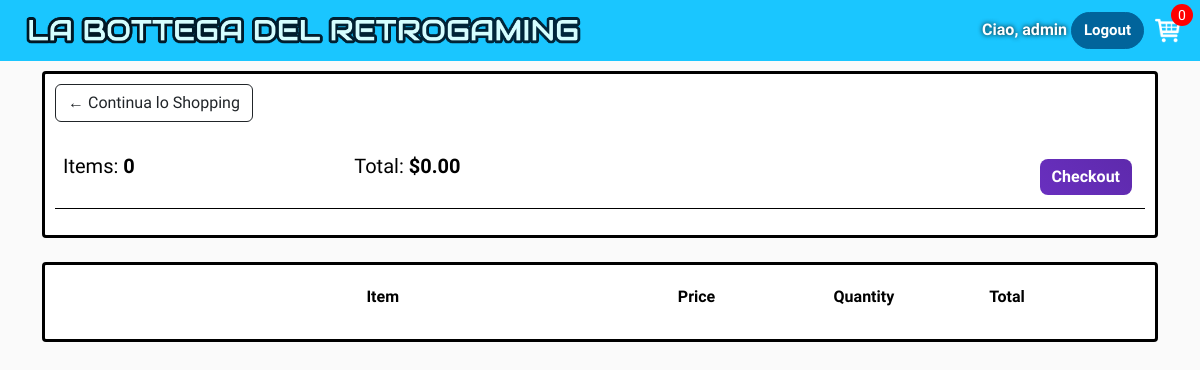
The app's page /cart/ (signed in), older data.
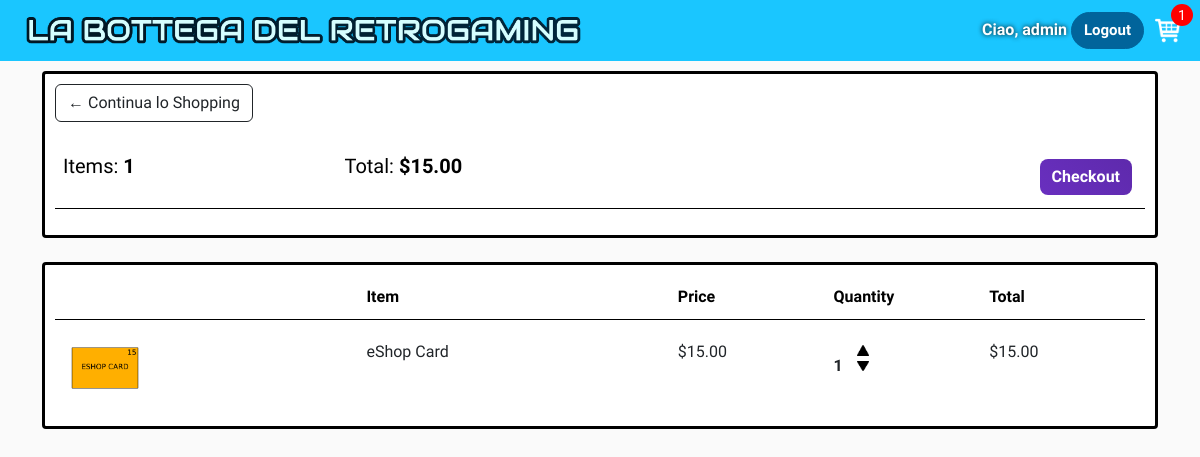
The same page, newer data.
### bottega_retrogaming/models.py (models this page shows, shortened)
class Order(models.Model):
    customer = models.ForeignKey(settings.AUTH_USER_MODEL, on_delete=models.SET_NULL, blank=True, null=True)
    date_ordered = models.DateTimeField(auto_now_add=True)
    complete = models.BooleanField(default=False)
    transaction_id = models.CharField(max_length=100, null=True)
    @property
    def get_cart_total(self):
        orderitems = self.orderitem_set.all()
        total = sum(item.get_total for item in orderitems)
        return total
    @property
    def get_cart_items(self):
        orderitems = self.orderitem_set.all()
        total = sum(item.quantity for item in orderitems)
        return total

class OrderItem(models.Model):
    product = models.ForeignKey(Product, on_delete=models.SET_NULL, null=True)
    order = models.ForeignKey(Order, on_delete=models.SET_NULL, null=True)
    quantity = models.IntegerField(default=0, null=True, blank=True)
    date_added = models.DateTimeField(auto_now_add=True)
    @property
    def get_total(self):
        total = self.product.price * self.quantity
        return total

class Product(models.Model):
    name = models.CharField(max_length=200)
    price = models.DecimalField(max_digits=10, decimal_places=2)
    digital = models.BooleanField(default=False, null=True, blank=True)
    image = models.ImageField(null=True, blank=True)
    @property
    def imageUrl(self):
        try:
            url = self.image.url
        except:
            url = ''
        return url

### bottega_retrogaming/views.py (the view)
# urls.py: path('cart/', cart, name="cart"),
def cart(request):
    data = cartData(request)
    cartItems = data['cartItems']
    order = data['order']
    items = data['items']
    context = {'items': items, 'order': order, 'cartItems': cartItems}
    return render(request, 'bottega_retrogaming/cart.html', context)

### bottega_retrogaming/utils.py (called while the page is built)
def cartData(request):
    if request.user.is_authenticated:
        customer = request.user
        try:
            order = Order.objects.get(customer=customer, complete=False)
        except Order.DoesNotExist:
            order, created = Order.objects.get_or_create(customer=customer, complete=False)
        items = order.orderitem_set.all()
        cartItems = order.get_cart_items
    else:
        cookieData = cookieCart(request)
        cartItems = cookieData['cartItems']
        order = cookieData['order']
        items = cookieData['items']
    return {'cartItems': cartItems, 'order': order, 'items': items}

### user_management/models.py (called while the page is built)
    def __str__(self):
        if self.name:
            return self.name
        return self.username

### bottega_retrogaming/templates/bottega_retrogaming/cart.html
{% extends 'bottega_retrogaming/main.html' %}
{% load static %}
{% block content %}
	<div class="row">
		<div class="col-lg-12">
			<div class="box-element cart-dark-text">
				<a  class="btn btn-outline-dark" href="{% url 'store' %}">&#x2190; Continua lo Shopping</a>
				<br>
				<br>
				<table class="table">
					<tr>
						<th><h5>Items: <strong>{{order.get_cart_items}}</strong></h5></th>
						<th><h5>Total:<strong> ${{order.get_cart_total|floatformat:2}}</strong></h5></th>
						<th>
							<a class="btn btn-checkout" href="{% url 'checkout' %}">Checkout</a>
						</th>
					</tr>
				</table>
			</div>
			<br>
			<div class="box-element cart-dark-text">
				<div class="cart-row">
					<div style="flex:2"></div>
					<div style="flex:2"><strong>Item</strong></div>
					<div style="flex:1"><strong>Price</strong></div>
					<div style="flex:1"><strong>Quantity</strong></div>
					<div style="flex:1"><strong>Total</strong></div>
				</div>
				{% for item in items %}
				<div class="cart-row">
					<div style="flex:2"><img class="row-image" src="{{item.product.imageUrl}}" alt="cart_prod_image"></div>
					<div style="flex:2"><p>{{item.product.name}}</p></div>
					<div style="flex:1"><p>${{item.product.price|floatformat:2}}</p></div>
					<div style="flex:1">
						<p class="quantity">{{item.quantity}}</p>
						<div class="quantity">
							<img data-product="{{item.product.id}}" data-action="add" class="chg-quantity update-cart" src="{% static 'images/arrow-up.png' %}" alt="arrow_up">
							<img data-product="{{item.product.id}}" data-action="remove" class="chg-quantity update-cart" src="{% static 'images/arrow-down.png' %}" alt="arrow_down">
						</div>
					</div>
					<div style="flex:1"><p>${{item.get_total|floatformat:2}}</p></div>
				</div>
				{% endfor %}
			</div>
		</div>
	</div>
{% endblock content %}

### bottega_retrogaming/templates/bottega_retrogaming/main.html (shortened to what this page needs)
<!DOCTYPE html>
{% load static %}
<html lang="en">
<head>
    <link href="https://cdn.jsdelivr.net/npm/bootstrap@5.3.7/dist/css/bootstrap.min.css"
          rel="stylesheet"
>
    <link rel="stylesheet" type="text/css" href="{% static 'css/main.css' %}">
</head>
<body>
<nav class="navbar navbar-expand-lg navbar-dark bg-dark">
    <div class="container-fluid"><a class="navbar-brand" href="{% url 'store' %}">
        <img src="{% static 'images/bdretro_logo.png' %}" alt="Logo" class="logo-navbar">
    </a>
        <div class="collapse navbar-collapse" id="navbarSupportedContent">
            {% url 'login' as login_url %}
            <div class="form-inline my-2 my-lg-0 {% if request.path == login_url %}d-none{% endif %}">
                {% if user.is_authenticated %}
                    <span class="navbar-text mr-3">Ciao, {{ user.username }}</span>
                    <form method="post" action="{% url 'logout' %}" style="display: inline;">
                        <button type="submit" class="btn btn-logout">Logout</button>
                    </form>
                {% else %}
                    <a href="{% url 'login' %}" class="btn btn-login">Login</a>
                {% endif %}
                <a href="{% url 'cart' %}">
                    <img id="cart-icon" src="{% static 'images/cart.png' %}" alt="cart-icon">
                </a>
                <p id="cart-total">{{ cartItems }}</p>
            </div>
        </div>
    </div>
</nav>
<div class="container">
    {% block content %}
    {% endblock content %}
</div>
</body>
</html>

Row changes from the older to the newer data that the page shows:
computed for Order: get_cart_items "0" → "1"; get_cart_total "0.00" → "15.00"
added OrderItem: product.imageUrl (picture), product.name "eShop Card", product.price "15.00", quantity "1", get_total "15.00"
Text that changed along with them:
{{ cartItems }}: "0" → "1"
